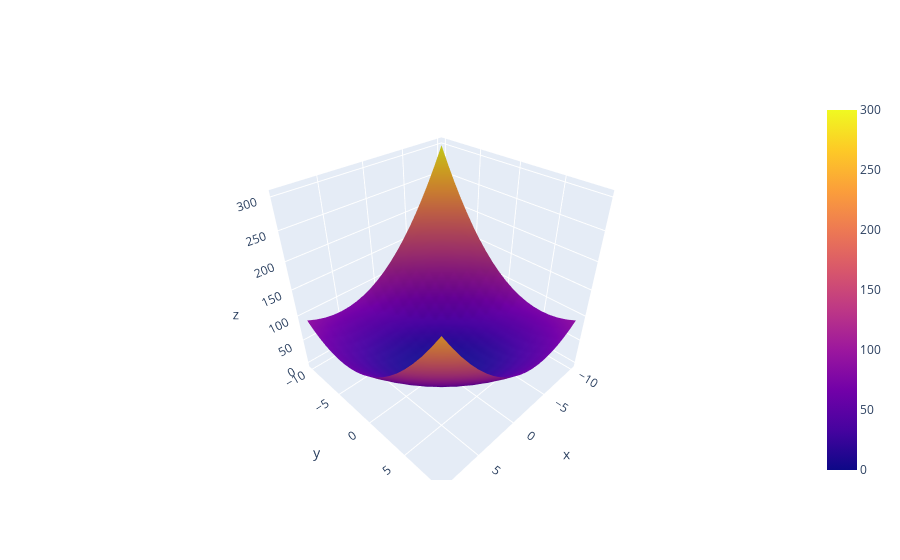

Notebook source saved alongside this figure:
### Markdown cell above
### 3.3.3 サーフェスグラフ（Surface trace）

### Code cell
surface_x, surface_y = np.mgrid[-10:10, -10:10]
surface_z = surface_x ** 2 + surface_y ** 2 + surface_x * surface_y
go.Figure(go.Surface(x=surface_x, y=surface_y, z=surface_z)).show()

### Figure 1 — Plotly figure (JSON) as saved in the notebook; plotly's stock layout.template omitted (floating-point values rounded to 4 significant figures; data arrays with more than 128 entries replaced by an {"elided": "..."} marker saying what was removed)
{"data": [{"type": "surface", "x": {"elided": "20x20 int values"}, "y": {"elided": "20x20 int values"}, "z": {"elided": "20x20 int values"}}], "layout": {}}
